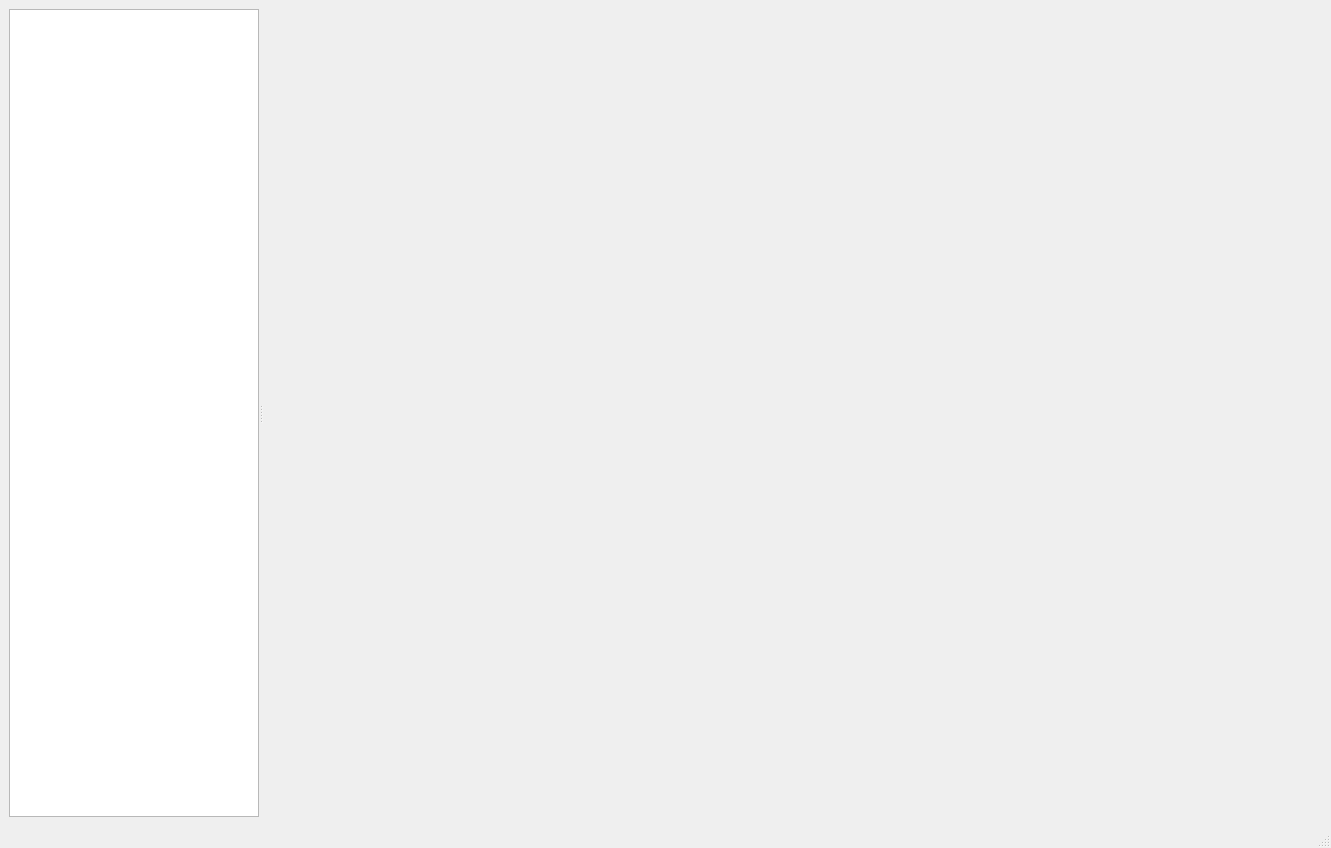
<?xml version="1.0" encoding="UTF-8"?>
<ui version="4.0">
 <class>MainWindow</class>
 <widget class="QMainWindow" name="MainWindow">
  <property name="geometry">
   <rect>
    <x>0</x>
    <y>0</y>
    <width>1331</width>
    <height>848</height>
   </rect>
  </property>
  <property name="minimumSize">
   <size>
    <width>300</width>
    <height>0</height>
   </size>
  </property>
  <property name="windowTitle">
   <string>MainWindow</string>
  </property>
  <widget class="QWidget" name="centralwidget">
   <property name="minimumSize">
    <size>
     <width>0</width>
     <height>0</height>
    </size>
   </property>
   <layout class="QVBoxLayout" name="verticalLayout">
    <item>
     <widget class="QSplitter" name="splitter">
      <property name="orientation">
       <enum>Qt::Horizontal</enum>
      </property>
      <widget class="QTextEdit" name="time_spectra_text">
       <property name="sizePolicy">
        <sizepolicy hsizetype="Minimum" vsizetype="Expanding">
         <horstretch>0</horstretch>
         <verstretch>0</verstretch>
        </sizepolicy>
       </property>
       <property name="minimumSize">
        <size>
         <width>0</width>
         <height>0</height>
        </size>
       </property>
       <property name="maximumSize">
        <size>
         <width>250</width>
         <height>16777215</height>
        </size>
       </property>
       <property name="textInteractionFlags">
        <set>Qt::TextSelectableByKeyboard|Qt::TextSelectableByMouse</set>
       </property>
      </widget>
      <widget class="QFrame" name="time_spectra_view"/>
     </widget>
    </item>
   </layout>
  </widget>
  <widget class="QMenuBar" name="menubar">
   <property name="geometry">
    <rect>
     <x>0</x>
     <y>0</y>
     <width>1331</width>
     <height>22</height>
    </rect>
   </property>
   <property name="sizePolicy">
    <sizepolicy hsizetype="Minimum" vsizetype="Minimum">
     <horstretch>0</horstretch>
     <verstretch>0</verstretch>
    </sizepolicy>
   </property>
  </widget>
  <widget class="QStatusBar" name="statusbar"/>
  <action name="action1_Data">
   <property name="text">
    <string>1. Data</string>
   </property>
  </action>
  <action name="action2_Normalization">
   <property name="enabled">
    <bool>true</bool>
   </property>
   <property name="text">
    <string>2. Normalization</string>
   </property>
  </action>
  <action name="action3_Binning">
   <property name="text">
    <string>4. Binning</string>
   </property>
  </action>
  <action name="action4_Fitting">
   <property name="text">
    <string>5. Fitting</string>
   </property>
  </action>
  <action name="action5_Results">
   <property name="text">
    <string>6. Strain Mapping</string>
   </property>
  </action>
  <action name="actionAbout">
   <property name="text">
    <string>About ...</string>
   </property>
  </action>
  <action name="action1_Raw_Data">
   <property name="text">
    <string>1. Raw Data</string>
   </property>
  </action>
  <action name="action2_Normalization_2">
   <property name="text">
    <string>2. Normalization</string>
   </property>
  </action>
  <action name="action3_Normalized_Data">
   <property name="text">
    <string>3. Normalized Data</string>
   </property>
  </action>
 </widget>
 <resources/>
 <connections/>
 <slots>
  <slot>sample_import_button_clicked()</slot>
  <slot>time_spectra_import_button_clicked()</slot>
  <slot>open_beam_import_button_clicked()</slot>
  <slot>sample_list_selection_changed()</slot>
  <slot>open_beam_list_selection_changed()</slot>
  <slot>sample_list_right_click()</slot>
  <slot>time_spectra_selection_changed()</slot>
  <slot>load_data_tab_changed()</slot>
  <slot>time_spectra_preview_button_clicked()</slot>
 </slots>
</ui>
